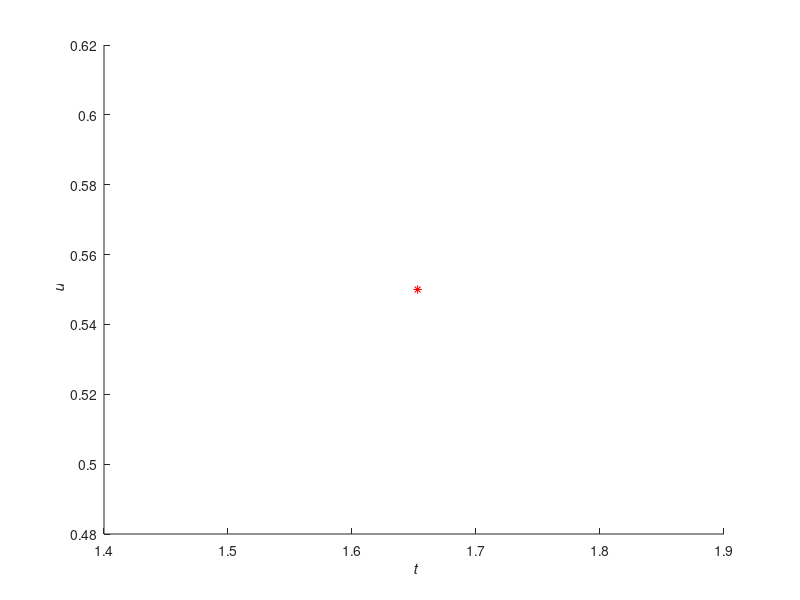

Reproduce this figure in MATLAB. (Note: this script raises an error after producing the figure.)
%The time mesh on which we evaluate trajectories.
t_mesh = linspace(00,40,50000);

%Parameter values
a = 0.05;
b = 0.5;
%a=1
%b=1
tau = 0.04;

%The fixed point for the parameter values.
u_fixed = b + a;
v_fixed = b/((b+a).^2);

%The initial data.
u0 = @(t) u_fixed + 0.1.*(sin(sqrt(2)*t) + cos(t));
v0 = @(t) v_fixed + 0.1.*(sin(sqrt(2)*t) + cos(t));


%Plot the no delay trajectory.
figure
hold on;
xlabel('{\it t}');
ylabel('{\it u}');
plot(v_fixed,u_fixed,'r*', 'DisplayName','Fixed Point')
[no_delay_u_values, no_delay_v_values] = computeNoDelaySchnakenbergTrajectory(a,b,t_mesh,u0(0),v0(0),10e-18,10e9);


%Plot the fixed delay trajectory.
sol = computeFixedDelayRLBSchnakenbergTrajectory(a,b,tau,max(t_mesh), u0,v0,10e-18,10e9);
current_y_values = deval(sol,t_mesh);
fixed_delay_u_values = current_y_values(1,:);
fixed_delay_v_values = current_y_values(2,:);


sigma_amt = 3;
distributed_delay_u_values = zeros(sigma_amt, size(t_mesh,2));
distributed_delay_v_values = zeros(sigma_amt, size(t_mesh,2));

N=11;
sigma_values = [tau*0.01, tau*0.1, tau*0.2];
%sigma_values = linspace(tau*0.1,tau*0.1,sigma_amt);
%sigma_values = linspace(tau*0.01,tau*0.1,sigma_amt);
for sigma_index = 1:sigma_amt
    current_sigma = sigma_values(sigma_index);


    [delay_values, weights] = computeGaussHermiteWeights(0,2*tau,tau,current_sigma,N)

    sol = computeDistributedDelayRLBSchnakenbergTrajectory(a,b,double(delay_values), double(weights), max(t_mesh), u0,v0,10e-18,10e9);
    current_y_values = deval(sol,t_mesh);
    distributed_delay_u_values(sigma_index, :) = current_y_values(1,:);
    distributed_delay_v_values(sigma_index, :) = current_y_values(2,:);
end



%Plot the u-v trajectories
figure('Renderer', 'painters', 'Position', [10 10 320 320], 'Visible', 'on')
set(gca,'FontSize',10)
box on
hold on;
xlabel('{\it u}');
ylabel('{\it v}');
plot(no_delay_u_values, no_delay_v_values, 'DisplayName', 'No Delay');
plot(fixed_delay_u_values, fixed_delay_v_values, 'DisplayName', '\sigma=0');
for sigma_index = 1:sigma_amt
    plot(distributed_delay_u_values(sigma_index,:)', distributed_delay_v_values(sigma_index,:)', 'DisplayName',"\sigma="+string(sigma_values(sigma_index)));
end
plot(u_fixed, v_fixed, '*r', 'DisplayName', 'Fixed Point');
%legend
hold off;
filename = "Output_Images/Distributed_Delay_RLB_Model_uv_Trajectory.eps";
print('-depsc', '-tiff', '-r300', '-painters', filename);


%Plot the u trajectories
figure('Renderer', 'painters', 'Position', [10 10 320 320], 'Visible', 'on')
set(gca,'FontSize',10)
box on
hold on;
xlabel('{\it t}');
ylabel('{\it u}');
plot(t_mesh, no_delay_u_values, 'DisplayName', 'No Delay');
plot(t_mesh, fixed_delay_u_values, 'DisplayName', '\sigma=0');
for sigma_index = 1:sigma_amt
    plot(t_mesh, distributed_delay_u_values(sigma_index,:)', 'DisplayName',"\sigma="+string(sigma_values(sigma_index)));
end
%legend
hold off;
filename = "Output_Images/Distributed_Delay_LI_Model_u_values.eps";
print('-depsc', '-tiff', '-r300', '-painters', filename);


%Plot the v trajectories
figure('Renderer', 'painters', 'Position', [10 10 320 320], 'Visible', 'on')
set(gca,'FontSize',10)
box on
hold on;
xlabel('{\it t}');
ylabel('{\it v}');
plot(t_mesh, no_delay_v_values, 'DisplayName', 'No Delay');
plot(t_mesh, fixed_delay_v_values, 'DisplayName', '\sigma=0');
for sigma_index = 1:sigma_amt
    plot(t_mesh, distributed_delay_v_values(sigma_index,:)', 'DisplayName',"\sigma="+string(sigma_values(sigma_index)));
end
%legend
hold off;
filename = "Output_Images/Distributed_Delay_RLB_Model_v_values.eps";
print('-depsc', '-tiff', '-r300', '-painters', filename);



